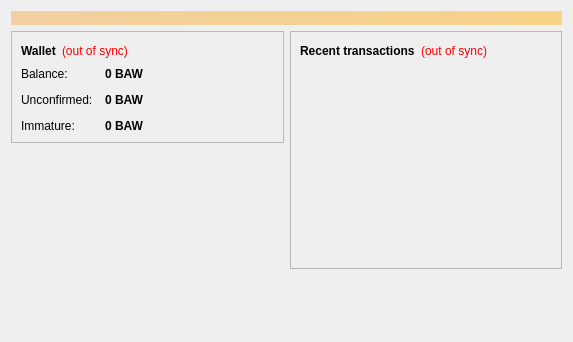
<?xml version="1.0" encoding="UTF-8"?>
<ui version="4.0">
 <class>OverviewPage</class>
 <widget class="QWidget" name="OverviewPage">
  <property name="geometry">
   <rect>
    <x>0</x>
    <y>0</y>
    <width>573</width>
    <height>342</height>
   </rect>
  </property>
  <property name="windowTitle">
   <string>Form</string>
  </property>
  <layout class="QVBoxLayout" name="topLayout">
   <item>
    <widget class="QLabel" name="labelAlerts">
     <property name="visible">
      <bool>false</bool>
     </property>
     <property name="styleSheet">
      <string notr="true">background-color: qlineargradient(x1: 0, y1: 0, x2: 1, y2: 0, stop:0 #F0D0A0, stop:1 #F8D488); color:#000000;</string>
     </property>
     <property name="wordWrap">
      <bool>true</bool>
     </property>
     <property name="margin">
      <number>3</number>
     </property>
    </widget>
   </item>
   <item>
    <layout class="QHBoxLayout" name="horizontalLayout" stretch="1,1">
     <item>
      <layout class="QVBoxLayout" name="verticalLayout_2">
       <item>
        <widget class="QFrame" name="frame">
         <property name="frameShape">
          <enum>QFrame::StyledPanel</enum>
         </property>
         <property name="frameShadow">
          <enum>QFrame::Raised</enum>
         </property>
         <layout class="QVBoxLayout" name="verticalLayout_4">
          <item>
           <layout class="QHBoxLayout" name="horizontalLayout_4">
            <item>
             <widget class="QLabel" name="label_5">
              <property name="font">
               <font>
                <weight>75</weight>
                <bold>true</bold>
               </font>
              </property>
              <property name="text">
               <string>Wallet</string>
              </property>
             </widget>
            </item>
            <item>
             <widget class="QLabel" name="labelWalletStatus">
              <property name="toolTip">
               <string>The displayed information may be out of date. Your wallet automatically synchronizes with the Bawbeecoin network after a connection is established, but this process has not completed yet.</string>
              </property>
              <property name="styleSheet">
               <string notr="true">QLabel { color: red; }</string>
              </property>
              <property name="text">
               <string notr="true">(out of sync)</string>
              </property>
              <property name="alignment">
               <set>Qt::AlignLeading|Qt::AlignLeft|Qt::AlignVCenter</set>
              </property>
             </widget>
            </item>
            <item>
             <spacer name="horizontalSpacer_2">
              <property name="orientation">
               <enum>Qt::Horizontal</enum>
              </property>
              <property name="sizeHint" stdset="0">
               <size>
                <width>40</width>
                <height>20</height>
               </size>
              </property>
             </spacer>
            </item>
           </layout>
          </item>
          <item>
           <layout class="QFormLayout" name="formLayout_2">
            <property name="fieldGrowthPolicy">
             <enum>QFormLayout::AllNonFixedFieldsGrow</enum>
            </property>
            <property name="horizontalSpacing">
             <number>12</number>
            </property>
            <property name="verticalSpacing">
             <number>12</number>
            </property>
            <item row="0" column="0">
             <widget class="QLabel" name="label">
              <property name="text">
               <string>Balance:</string>
              </property>
             </widget>
            </item>
            <item row="0" column="1">
             <widget class="QLabel" name="labelBalance">
              <property name="font">
               <font>
                <weight>75</weight>
                <bold>true</bold>
               </font>
              </property>
              <property name="cursor">
               <cursorShape>IBeamCursor</cursorShape>
              </property>
              <property name="toolTip">
               <string>Your current balance</string>
              </property>
              <property name="text">
               <string notr="true">0 BAW</string>
              </property>
              <property name="textInteractionFlags">
               <set>Qt::LinksAccessibleByMouse|Qt::TextSelectableByKeyboard|Qt::TextSelectableByMouse</set>
              </property>
             </widget>
            </item>
            <item row="1" column="0">
             <widget class="QLabel" name="label_3">
              <property name="text">
               <string>Unconfirmed:</string>
              </property>
             </widget>
            </item>
            <item row="1" column="1">
             <widget class="QLabel" name="labelUnconfirmed">
              <property name="font">
               <font>
                <weight>75</weight>
                <bold>true</bold>
               </font>
              </property>
              <property name="cursor">
               <cursorShape>IBeamCursor</cursorShape>
              </property>
              <property name="toolTip">
               <string>Total of transactions that have yet to be confirmed, and do not yet count toward the current balance</string>
              </property>
              <property name="text">
               <string notr="true">0 BAW</string>
              </property>
              <property name="textInteractionFlags">
               <set>Qt::LinksAccessibleByMouse|Qt::TextSelectableByKeyboard|Qt::TextSelectableByMouse</set>
              </property>
             </widget>
            </item>
            <item row="2" column="0">
             <widget class="QLabel" name="labelImmatureText">
              <property name="text">
               <string>Immature:</string>
              </property>
             </widget>
            </item>
            <item row="2" column="1">
             <widget class="QLabel" name="labelImmature">
              <property name="font">
               <font>
                <weight>75</weight>
                <bold>true</bold>
               </font>
              </property>
              <property name="toolTip">
               <string>Mined balance that has not yet matured</string>
              </property>
              <property name="text">
               <string notr="true">0 BAW</string>
              </property>
              <property name="textInteractionFlags">
               <set>Qt::LinksAccessibleByMouse|Qt::TextSelectableByKeyboard|Qt::TextSelectableByMouse</set>
              </property>
             </widget>
            </item>
           </layout>
          </item>
         </layout>
        </widget>
       </item>
       <item>
        <spacer name="verticalSpacer">
         <property name="orientation">
          <enum>Qt::Vertical</enum>
         </property>
         <property name="sizeHint" stdset="0">
          <size>
           <width>20</width>
           <height>40</height>
          </size>
         </property>
        </spacer>
       </item>
      </layout>
     </item>
     <item>
      <layout class="QVBoxLayout" name="verticalLayout_3">
       <item>
        <widget class="QFrame" name="frame_2">
         <property name="frameShape">
          <enum>QFrame::StyledPanel</enum>
         </property>
         <property name="frameShadow">
          <enum>QFrame::Raised</enum>
         </property>
         <layout class="QVBoxLayout" name="verticalLayout">
          <item>
           <layout class="QHBoxLayout" name="horizontalLayout_2">
            <item>
             <widget class="QLabel" name="label_4">
              <property name="text">
               <string>&lt;b&gt;Recent transactions&lt;/b&gt;</string>
              </property>
             </widget>
            </item>
            <item>
             <widget class="QLabel" name="labelTransactionsStatus">
              <property name="toolTip">
               <string>The displayed information may be out of date. Your wallet automatically synchronizes with the Bawbeecoin network after a connection is established, but this process has not completed yet.</string>
              </property>
              <property name="styleSheet">
               <string notr="true">QLabel { color: red; }</string>
              </property>
              <property name="text">
               <string notr="true">(out of sync)</string>
              </property>
              <property name="alignment">
               <set>Qt::AlignRight|Qt::AlignTrailing|Qt::AlignVCenter</set>
              </property>
             </widget>
            </item>
            <item>
             <spacer name="horizontalSpacer">
              <property name="orientation">
               <enum>Qt::Horizontal</enum>
              </property>
              <property name="sizeHint" stdset="0">
               <size>
                <width>40</width>
                <height>20</height>
               </size>
              </property>
             </spacer>
            </item>
           </layout>
          </item>
          <item>
           <widget class="QListView" name="listTransactions">
            <property name="styleSheet">
             <string notr="true">QListView { background: transparent; }</string>
            </property>
            <property name="frameShape">
             <enum>QFrame::NoFrame</enum>
            </property>
            <property name="verticalScrollBarPolicy">
             <enum>Qt::ScrollBarAlwaysOff</enum>
            </property>
            <property name="horizontalScrollBarPolicy">
             <enum>Qt::ScrollBarAlwaysOff</enum>
            </property>
            <property name="selectionMode">
             <enum>QAbstractItemView::NoSelection</enum>
            </property>
           </widget>
          </item>
         </layout>
        </widget>
       </item>
       <item>
        <spacer name="verticalSpacer_2">
         <property name="orientation">
          <enum>Qt::Vertical</enum>
         </property>
         <property name="sizeHint" stdset="0">
          <size>
           <width>20</width>
           <height>40</height>
          </size>
         </property>
        </spacer>
       </item>
      </layout>
     </item>
    </layout>
   </item>
  </layout>
 </widget>
 <resources/>
 <connections/>
</ui>
